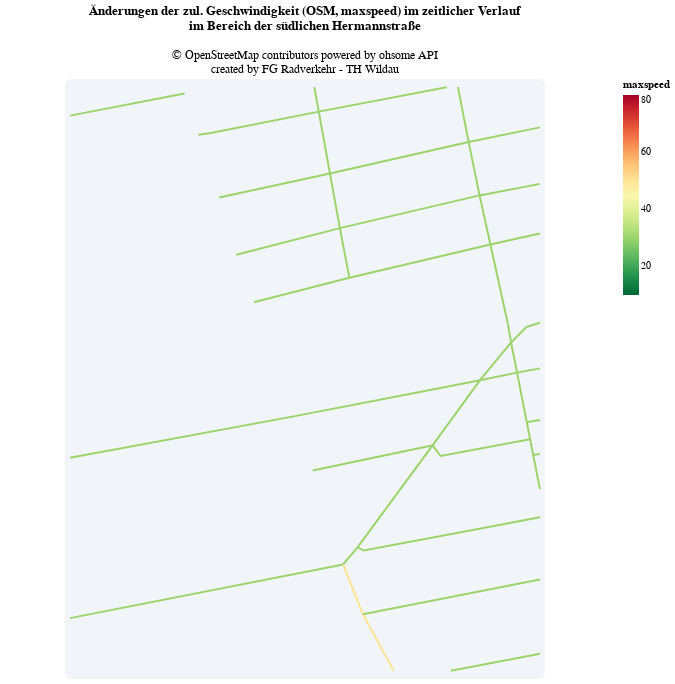

This figure's notebook cell:
### Code cell
slider = alt.binding_range(min=2010, max=2024, step=1, name='Jahr auswählen:')

selector = alt.selection_point(
    name="SelectorName",
    fields=['year_unique'],
    bind=slider,
    value=2010
   # value=[{'yearU': [2020]}]
)
geoshape_base=alt.Chart(gdf_osm_shape_poly_b).mark_geoshape(opacity=0.08)


chart_title = alt.TitleParams(
    ["Änderungen der zul. Geschwindigkeit (OSM, maxspeed) im zeitlicher Verlauf","im Bereich der südlichen Hermannstraße"],
    subtitle=["", "© OpenStreetMap contributors powered by ohsome API","created by FG Radverkehr - TH Wildau"],
)

geoshape = (
    alt.Chart(source, width=600, height=600, title=chart_title)
    .mark_geoshape(fillOpacity=0, 
                   #stroke="green",
                   strokeWidth=2,
                  )
    .encode(
        stroke=alt.Stroke("maxspeed:Q", 
                         # legend={"symbolFillColor":'gray', "symbolStrokeWidth":7, "orient":"bottom-right", "direction": 'vertical',"legendX": 430}
                         #legend=alt.Legend(
                         #       orient='none',
                         #       legendX=560, legendY=370,
                         #       direction='vertical',
                         #       titleAnchor='middle')
                         ).scale(domain=[10, 80],scheme="redyellowgreen", reverse=True),
        tooltip=['maxspeed','year_unique']
           ).project(type="mercator")
).add_params(
    selector
).transform_filter(
   selector
)

chrt=geoshape_base + geoshape
chrt

### Figure 1 — Vega specification as saved in the notebook (floating-point values rounded to 4 significant figures; data arrays with more than 128 entries replaced by an {"elided": "..."} marker saying what was removed)
{"$schema": "https://vega.github.io/schema/vega/v5.json", "data": [{"name": "SelectorName_store", "values": [{"unit": "view_40", "fields": [{"type": "E", "field": "year_unique"}], "values": [2010]}]}, {"name": "data-ec144e5f843929e7b57505800b73abd5", "values": [{"type": "Feature", "geometry": {"type": "Polygon", "coordinates": {"elided": "1x69x2 float values"}}}]}, {"name": "data-6c8379e6eace29d9abbee0cafd722191", "values": {"elided": "1161 records"}}, {"name": "data_0", "source": "data-6c8379e6eace29d9abbee0cafd722191", "transform": [{"type": "filter", "expr": "!length(data(\"SelectorName_store\")) || vlSelectionTest(\"SelectorName_store\", datum)"}, {"type": "filter", "expr": "isValid(datum[\"maxspeed\"]) && isFinite(+datum[\"maxspeed\"])"}]}], "signals": [{"name": "unit", "value": {}, "on": [{"events": "pointermove", "update": "isTuple(group()) ? group() : unit"}]}, {"name": "SelectorName_year_unique", "init": "2010", "bind": {"input": "range", "max": 2024, "min": 2010, "name": "Jahr auswählen:", "step": 1}}, {"name": "SelectorName", "update": "vlSelectionResolve(\"SelectorName_store\", \"union\", true, true)"}, {"name": "SelectorName_tuple", "update": "SelectorName_year_unique !== null ? {fields: SelectorName_tuple_fields, values: [SelectorName_year_unique]} : null"}, {"name": "SelectorName_tuple_fields", "value": [{"type": "E", "field": "year_unique"}]}, {"name": "SelectorName_modify", "on": [{"events": {"signal": "SelectorName_tuple"}, "update": "modify(\"SelectorName_store\", SelectorName_tuple, true)"}]}], "marks": [{"type": "shape", "name": "layer_0_marks", "from": {"data": "data-ec144e5f843929e7b57505800b73abd5"}, "encode": {"update": {"opacity": {"value": 0.08}, "fill": {"value": "#4c78a8"}}}, "transform": [{"type": "geoshape", "projection": "projection"}], "style": ["geoshape"], "interactive": true}, {"type": "shape", "name": "view_40_marks", "from": {"data": "data_0"}, "encode": {"update": {"fill": {"value": "#4c78a8"}, "tooltip": {"signal": "{\"maxspeed\": isValid(datum[\"maxspeed\"]) ? datum[\"maxspeed\"] : \"\"+datum[\"maxspeed\"], \"year_unique\": format(datum[\"year_unique\"], \"\")}"}, "strokeWidth": {"value": 2}, "fillOpacity": {"value": 0}, "stroke": {"field": "maxspeed", "scale": "stroke"}}}, "transform": [{"type": "geoshape", "projection": "projection"}], "style": ["geoshape"], "interactive": true}], "scales": [{"name": "stroke", "type": "linear", "domain": [10, 80], "range": {"scheme": "redyellowgreen"}, "interpolate": "hcl", "reverse": true, "zero": false}], "projections": [{"name": "projection", "fit": {"signal": "[data('data_0'), data('data-ec144e5f843929e7b57505800b73abd5')]"}, "type": "mercator", "size": {"signal": "[width, height]"}}], "title": {"text": ["Änderungen der zul. Geschwindigkeit (OSM, maxspeed) im zeitlicher Verlauf", "im Bereich der südlichen Hermannstraße"], "subtitle": ["", "© OpenStreetMap contributors powered by ohsome API", "created by FG Radverkehr - TH Wildau"], "frame": "group"}, "background": "white", "width": 600, "padding": 5, "style": "view", "height": 600, "legends": [{"stroke": "stroke", "gradientLength": {"signal": "clamp(height, 64, 200)"}, "title": "maxspeed"}]}
